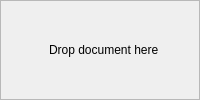
                                            <widget class="QWidget" name="page_12">
                                             <layout class="QHBoxLayout" name="horizontalLayout_24">
                                              <property name="spacing">
                                               <number>0</number>
                                              </property>
                                              <property name="leftMargin">
                                               <number>0</number>
                                              </property>
                                              <property name="topMargin">
                                               <number>0</number>
                                              </property>
                                              <property name="rightMargin">
                                               <number>0</number>
                                              </property>
                                              <property name="bottomMargin">
                                               <number>0</number>
                                              </property>
                                              <item>
                                               <widget class="CQFramePDFFile" name="dropNewMainVersionSupDoc">
                                                <property name="mouseTracking">
                                                 <bool>true</bool>
                                                </property>
                                                <property name="acceptDrops">
                                                 <bool>true</bool>
                                                </property>
                                                <property name="frameShape">
                                                 <enum>QFrame::StyledPanel</enum>
                                                </property>
                                                <property name="frameShadow">
                                                 <enum>QFrame::Raised</enum>
                                                </property>
                                                <layout class="QHBoxLayout" name="horizontalLayout_25">
                                                 <property name="spacing">
                                                  <number>0</number>
                                                 </property>
                                                 <property name="leftMargin">
                                                  <number>0</number>
                                                 </property>
                                                 <property name="topMargin">
                                                  <number>0</number>
                                                 </property>
                                                 <property name="rightMargin">
                                                  <number>0</number>
                                                 </property>
                                                 <property name="bottomMargin">
                                                  <number>0</number>
                                                 </property>
                                                 <item>
                                                  <widget class="QLabel" name="label_21">
                                                   <property name="sizePolicy">
                                                    <sizepolicy hsizetype="Fixed" vsizetype="Fixed">
                                                     <horstretch>0</horstretch>
                                                     <verstretch>0</verstretch>
                                                    </sizepolicy>
                                                   </property>
                                                   <property name="minimumSize">
                                                    <size>
                                                     <width>30</width>
                                                     <height>30</height>
                                                    </size>
                                                   </property>
                                                   <property name="maximumSize">
                                                    <size>
                                                     <width>30</width>
                                                     <height>30</height>
                                                    </size>
                                                   </property>
                                                   <property name="text">
                                                    <string/>
                                                   </property>
                                                   <property name="pixmap">
                                                    <pixmap resource="resources_rc.qrc">:/icon/icons/plus-circle.svg</pixmap>
                                                   </property>
                                                   <property name="alignment">
                                                    <set>Qt::AlignCenter</set>
                                                   </property>
                                                  </widget>
                                                 </item>
                                                 <item>
                                                  <widget class="QLabel" name="label_22">
                                                   <property name="sizePolicy">
                                                    <sizepolicy hsizetype="Fixed" vsizetype="Fixed">
                                                     <horstretch>0</horstretch>
                                                     <verstretch>0</verstretch>
                                                    </sizepolicy>
                                                   </property>
                                                   <property name="minimumSize">
                                                    <size>
                                                     <width>140</width>
                                                     <height>16</height>
                                                    </size>
                                                   </property>
                                                   <property name="maximumSize">
                                                    <size>
                                                     <width>120</width>
                                                     <height>16</height>
                                                    </size>
                                                   </property>
                                                   <property name="text">
                                                    <string>Drop document here</string>
                                                   </property>
                                                   <property name="alignment">
                                                    <set>Qt::AlignLeading|Qt::AlignLeft|Qt::AlignVCenter</set>
                                                   </property>
                                                  </widget>
                                                 </item>
                                                </layout>
                                               </widget>
                                              </item>
                                             </layout>
                                            </widget>
